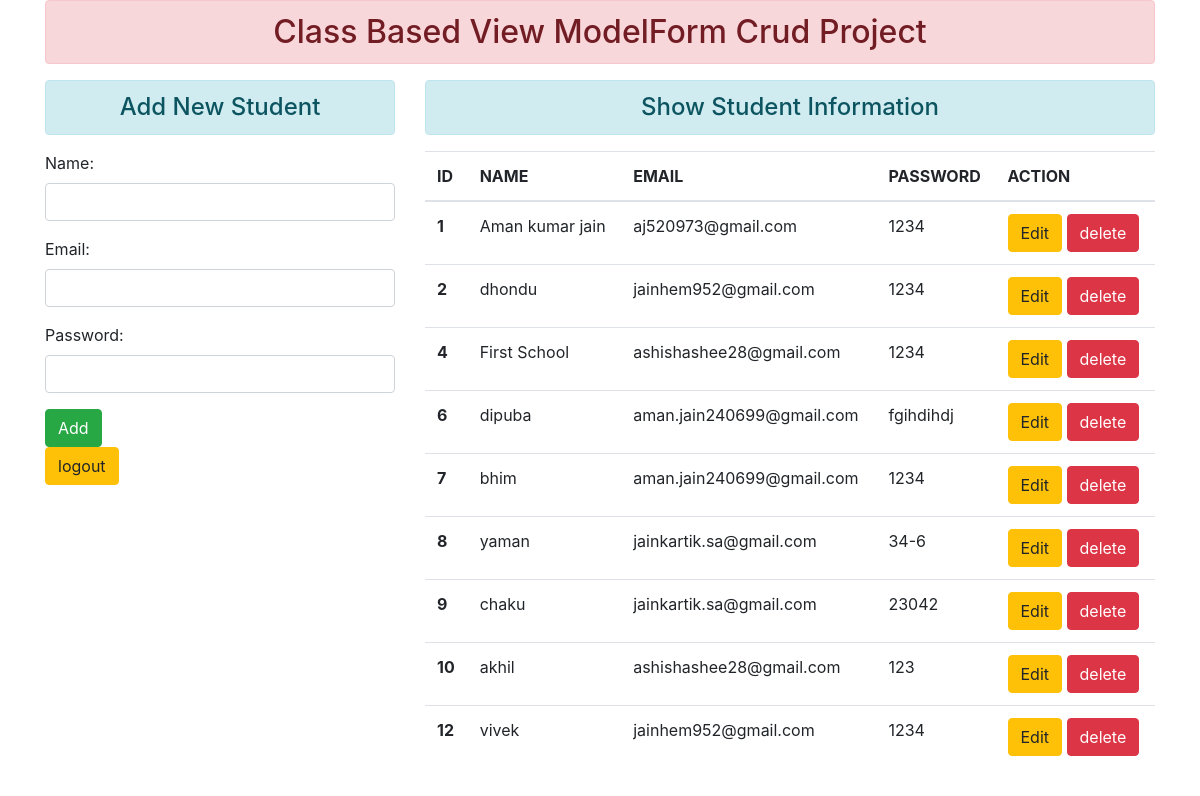
Page /addandshow/ on the committed database.
### enroll/models.py (models this page shows)
class User(models.Model):
    name=models.CharField(max_length=70)
    email=models.EmailField(max_length=100)
    password=models.CharField(max_length=100)

### enroll/views.py (the view, shortened to what this page needs)
# urls.py: path('addandshow/', views.add_show.as_view(),name='addandshow'),
class add_show(TemplateView):
            def get(self,request,*args,**kwargs):
                    stud=User.objects.all()
                    fm=StudentRegistration()
                    return render(request,'enroll/addandshow.html',{'form':fm,'stud':stud})

### enroll/form.py
class StudentRegistration(forms.ModelForm):
    class Meta:
     model=User
     fields=['name','email','password']
     widgets={
        'name':forms.TextInput(attrs={'class':'form-control'}),
        'email':forms.EmailInput(attrs={'class':'form-control'}),
        'password':forms.PasswordInput(render_value=True,attrs={'class':'form-control'}),
     }

### enroll/templates/enroll/addandshow.html (shortened to what this page needs)
{% extends 'enroll/base.html'%}
{% block content %}
<div class="row">
    <div class="col-sm-4">
    <h4 class="text-center alert alert-info">Add New Student</h4>
        <form action="" method="POST">
            {{form.as_p}}
            <input type="submit" class="btn btn-success" value="Add">
        </form>
        <a href="{% url 'logout' %}" class="btn btn-warning">logout</a>
    </div>
    <div class="col-sm-8">
        <h4 class="text-center alert alert-info">Show Student Information</h4>
        {% if stud %}
        <table class="table table-hover">
            <thead>
                <tr>
                <th scope="col">ID</th>
                <th scope="col">NAME</th>
                <th scope="col">EMAIL</th>
                <th scope="col">PASSWORD</th>
                <th scope="col">ACTION</th>
                </tr>
            </thead>
            <tbody>
            {% for st in stud %}
                <tr>
                <th scope="row">{{st.id}}</th>
                <td>{{st.name}}</td>
                <td>{{st.email}}</td>
                <td>{{st.password}}</td>
                <td>
                <a href="{% url 'updatedata' st.id%}" class="btn btn-warning">Edit</a>
                <form action="{% url 'deletedata' st.id %}" method="POST" class="d-inline">
                    <input type="submit" class="btn btn-danger" value="delete">
                </form>
                </td>
                </tr>
            {% endfor%}
            </tbody>
        </table>
        {% else %}
            <h4 class="text-center alert alert-warning">No Records</h4>
        {% endif %}
    </div>
</div>
{% endblock  %}

### enroll/templates/enroll/base.html (shortened to what this page needs)
<!doctype html>
{% load static %}
<html lang="en">
  <head>
    <link rel="stylesheet" href="https://stackpath.bootstrapcdn.com/bootstrap/4.5.2/css/bootstrap.min.css">
  </head>
  <body>
    <div class=container mt-5>
        <h2 class='text-center alert alert-danger'>Class Based View ModelForm Crud Project</h2>
    {% block content %} {% endblock %}
    </div>
  </body>
</html>

### rows in the picture
User: id "1", name "Aman kumar jain", email "aj520973@gmail.com", password "1234"
User: id "2", name "dhondu", email "jainhem952@gmail.com", password "1234"
User: id "4", name "First School", email "ashishashee28@gmail.com", password "1234"
User: id "6", name "dipuba", email "aman.jain240699@gmail.com", password "fgihdihdj"
User: id "7", name "bhim", email "aman.jain240699@gmail.com", password "1234"
User: id "8", name "yaman", email "jainkartik.sa@gmail.com", password "34-6"
User: id "9", name "chaku", email "jainkartik.sa@gmail.com", password "23042"
User: id "10", name "akhil", email "ashishashee28@gmail.com", password "123"
User: id "12", name "vivek", email "jainhem952@gmail.com", password "1234"
